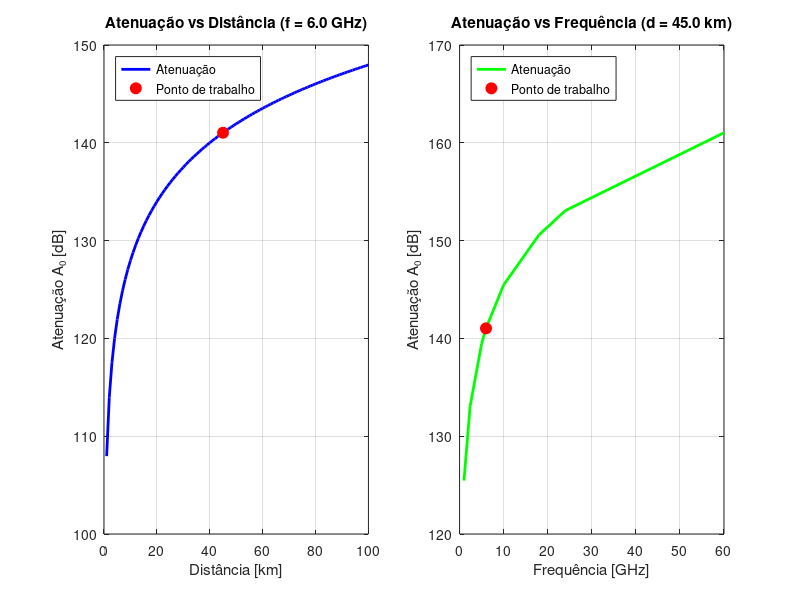

Recreate this plot in MATLAB.
% ITEM 5 - CÁLCULO DA ATENUAÇÃO DE ESPAÇO LIVRE
% Trabalho Prático RCom - Parte I
% Segundo slides: "Propagação em Espaço Livre"

clear; clc; close all;

fprintf('=== ITEM 5 - CÁLCULO DA ATENUAÇÃO DE ESPAÇO LIVRE ===\n\n');

% --- PARÂMETROS DA LIGAÇÃO ---
d = 45;              % Distância [km] - conforme enunciado
f_MHz = 6000;        % Frequência [MHz] - 6 GHz
f_GHz = f_MHz / 1000; % Frequência [GHz]

% --- FÓRMULA DA RECOMENDAÇÃO ITU-R PN.525-2 ---
% A0 = 32.4 + 20*log10(d_km) + 20*log10(f_MHz)
A0_dB = 32.4 + 20*log10(d) + 20*log10(f_MHz);

% --- FÓRMULA ALTERNATIVA DO SLIDE ---
% A0 = -20*log10(λ/(4πd)) = 20*log10(4πd/λ)
lambda = 0.3 / f_GHz;  % Comprimento de onda [m]
A0_alt = 20*log10(4*pi*d*1000/lambda);

% --- APRESENTAÇÃO DE RESULTADOS ---
fprintf('PARÂMETROS DA LIGAÇÃO:\n');
fprintf('  Distância: %.1f km\n', d);
fprintf('  Frequência: %.1f GHz (%.0f MHz)\n', f_GHz, f_MHz);
fprintf('  Comprimento de onda: %.3f m\n\n', lambda);

fprintf('CÁLCULO DA ATENUAÇÃO:\n');
fprintf('  Fórmula ITU-R PN.525-2:\n');
fprintf('    A0 = 32.4 + 20*log10(%.1f) + 20*log10(%.0f)\n', d, f_MHz);
fprintf('    A0 = 32.4 + %.2f + %.2f\n', 20*log10(d), 20*log10(f_MHz));
fprintf('    A0 = %.2f dB\n\n', A0_dB);

fprintf('  Fórmula alternativa:\n');
fprintf('    A0 = 20*log10(4πd/λ)\n');
fprintf('    A0 = 20*log10(4π×%.1f×1000/%.3f)\n', d, lambda);
fprintf('    A0 = 20*log10(%.0f)\n', 4*pi*d*1000/lambda);
fprintf('    A0 = %.2f dB\n\n', A0_alt);

fprintf('RESULTADO FINAL:\n');
fprintf('  Atenuação em espaço livre: %.2f dB\n\n', A0_dB);

% --- GRÁFICO 1: ATENUAÇÃO vs DISTÂNCIA ---
figure('Position', [100, 100, 1200, 500]);

subplot(1,2,1);
distancias = 1:1:100;  % Distâncias de 1 a 100 km

% Calcular atenuação para diferentes distâncias
A0_vs_distancia = 32.4 + 20*log10(distancias) + 20*log10(f_MHz);

plot(distancias, A0_vs_distancia, 'b-', 'LineWidth', 2);
hold on;
plot(d, A0_dB, 'ro', 'MarkerSize', 8, 'MarkerFaceColor', 'r');

xlabel('Distância [km]');
ylabel('Atenuação A₀ [dB]');
title(sprintf('Atenuação vs Distância (f = %.1f GHz)', f_GHz));
legend('Atenuação', 'Ponto de trabalho', 'Location', 'northwest');
grid on;

% --- GRÁFICO 2: ATENUAÇÃO vs FREQUÊNCIA ---
subplot(1,2,2);
frequencias_GHz = [1, 2.4, 5, 6, 10, 18, 24, 60];  % Frequências típicas
frequencias_MHz = frequencias_GHz * 1000;

% Calcular atenuação para diferentes frequências
A0_vs_frequencia = 32.4 + 20*log10(d) + 20*log10(frequencias_MHz);

plot(frequencias_GHz, A0_vs_frequencia, 'g-', 'LineWidth', 2);
hold on;
plot(f_GHz, A0_dB, 'ro', 'MarkerSize', 8, 'MarkerFaceColor', 'r');

xlabel('Frequência [GHz]');
ylabel('Atenuação A₀ [dB]');
title(sprintf('Atenuação vs Frequência (d = %.1f km)', d));
legend('Atenuação', 'Ponto de trabalho', 'Location', 'northwest');
grid on;

% --- TABELA DE VALORES TÍPICOS ---
fprintf('\n--- VALORES TÍPICOS DE ATENUAÇÃO ---\n');
fprintf('Distância\tFrequência\tAtenuação\n');
fprintf('[km]\t\t[GHz]\t\t[dB]\n');
fprintf('-------------------------------------\n');

distancias_tipicas = [10, 25, 45, 60, 80];
frequencias_tipicas = [2.4, 6, 10, 18, 24];

for i = 1:length(distancias_tipicas)
    for j = 1:length(frequencias_tipicas)
        A_tipico = 32.4 + 20*log10(distancias_tipicas(i)) + ...
                   20*log10(frequencias_tipicas(j)*1000);
        fprintf('%.0f\t\t%.1f\t\t%.1f\n', ...
                distancias_tipicas(i), frequencias_tipicas(j), A_tipico);
    end
end

fprintf('\n--- Script Item 5 concluído ---\n');